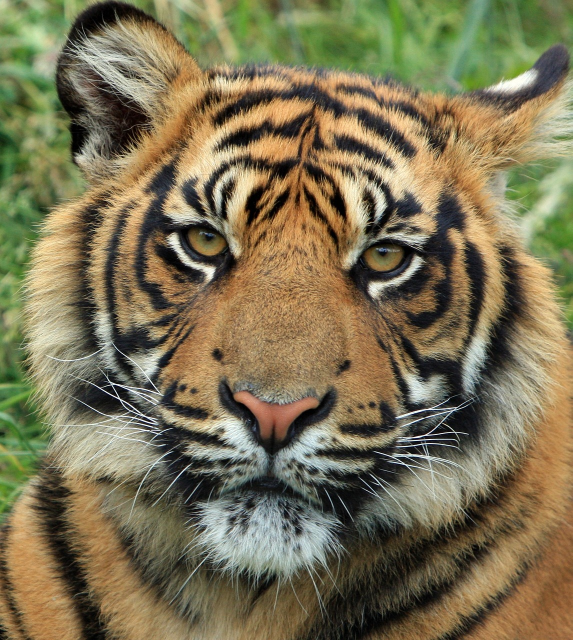
#> input picture input_data/test.jpg, 1145 x 1280 px (shown at 1/2 size)
$ python image_size_down.py
#> lines starting #> are read from the running program, lines starting #| are printed output that depends on the picture
import cv2

def resize_image(src_img, tgt_size=512):
    if src_img.shape[0] == tgt_size and src_img.shape[1] == tgt_size:
        return src_img

    if src_img.shape[0] > src_img.shape[1]:
        resize_ratio = tgt_size / src_img.shape[0]
    else:
        resize_ratio = tgt_size / src_img.shape[1]

    tgt_img = cv2.resize(src_img, dsize=(0, 0), fx=resize_ratio, fy=resize_ratio, interpolation=cv2.INTER_AREA)

    return tgt_img

if __name__ == "__main__":
    img = cv2.imread('./input_data/test.jpg')
#> img is the input picture: shape (1280, 1145, 3); mean B, G, R 83.6, 114.9, 123.9

    resize_img = resize_image(img, tgt_size=300)
#> in resize_image, `tgt_img = cv2.resize(src_img, dsize=(0, 0), fx=resize_ratio, fy=resize..`:
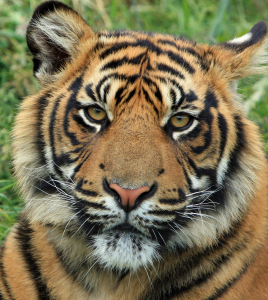
#> tgt_img: shape (300, 268, 3); mean B, G, R 83.6, 114.8, 123.9

    cv2.imwrite('./output_data/resize.jpg', resize_img)
